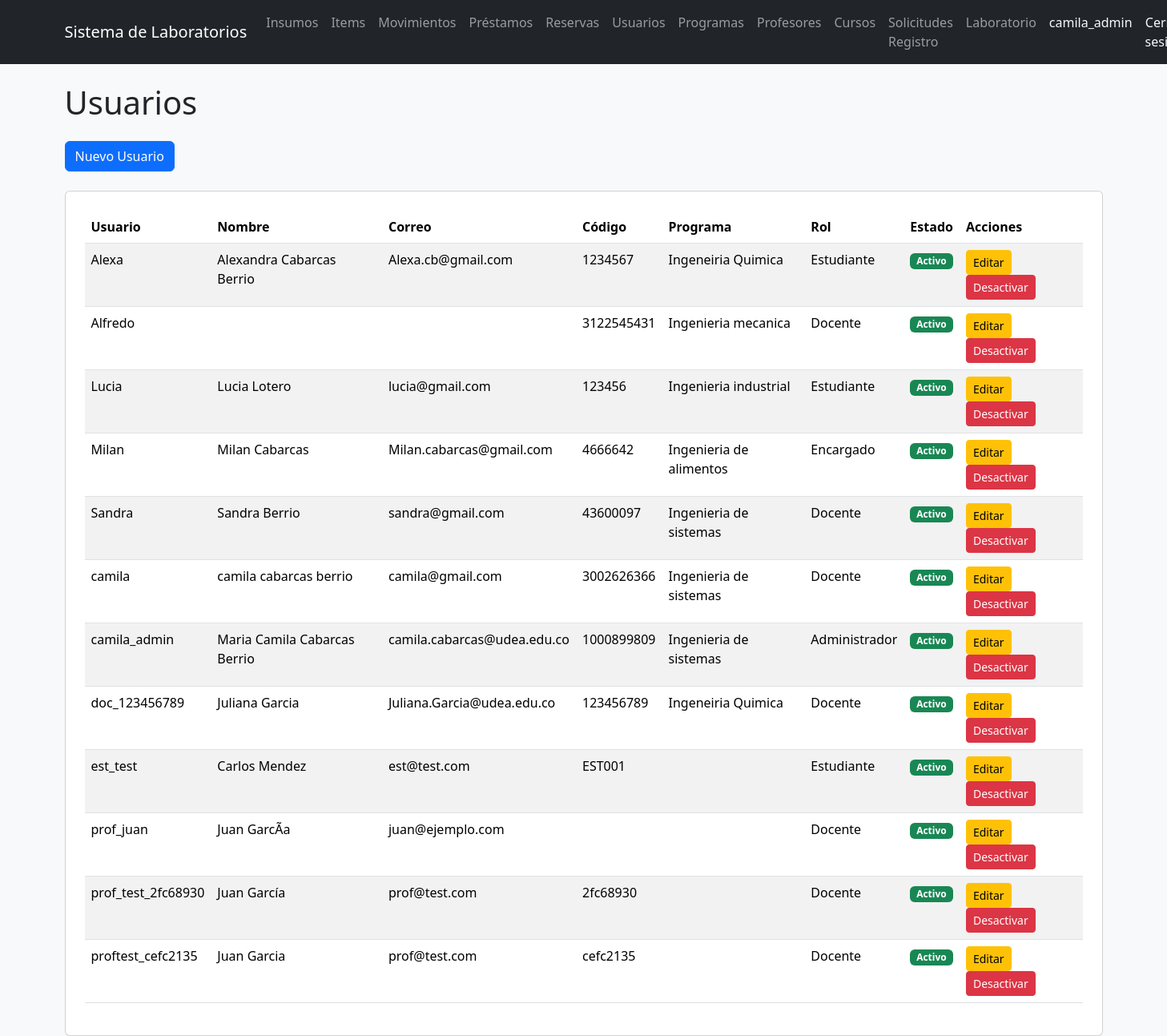
The app's page /usuarios/ (signed in), older data.
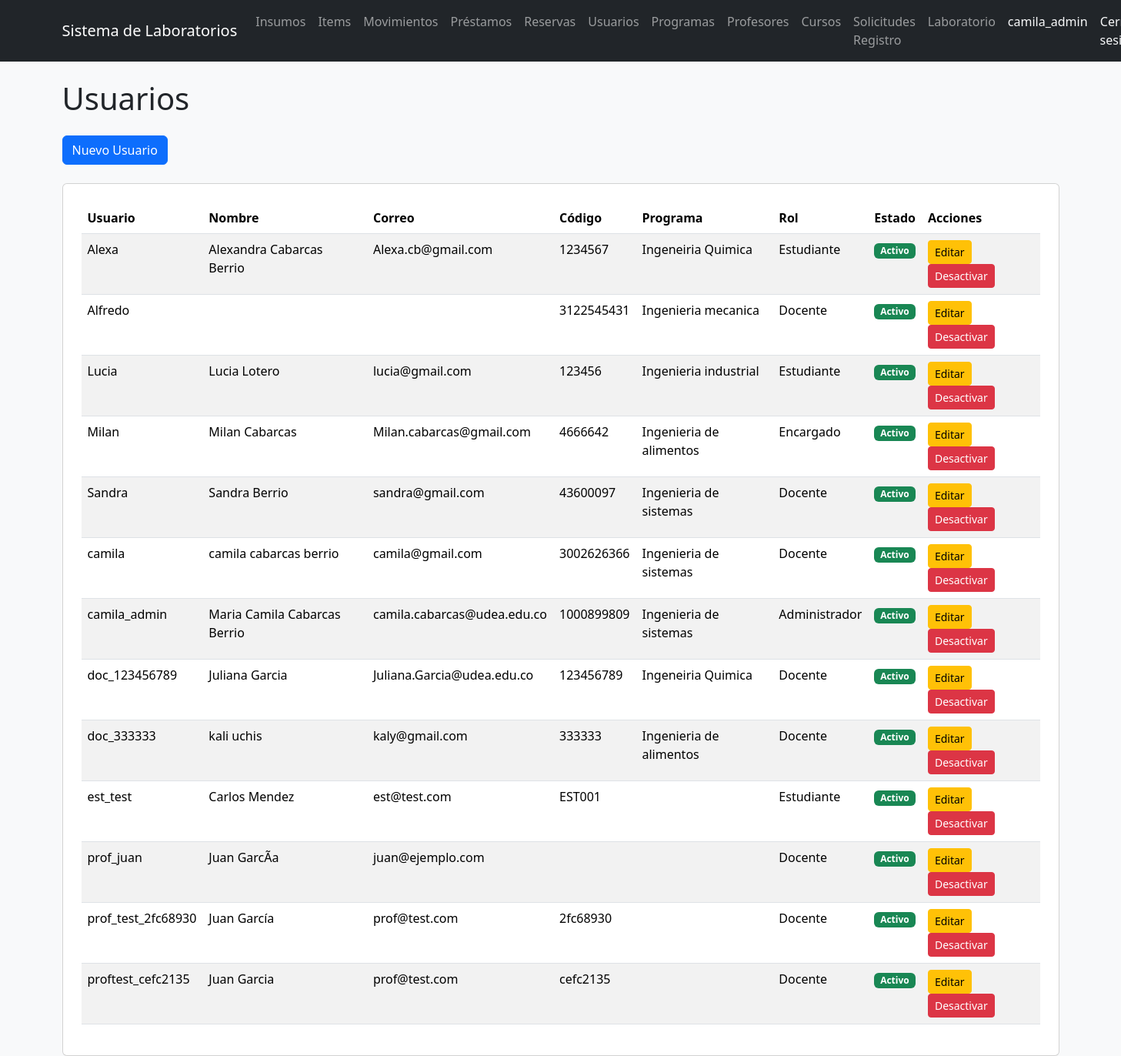
The same page, newer data.
### users/models.py (models this page shows, shortened)
class Usuario(AbstractUser):
    codigo = models.CharField(max_length=50, unique=True, blank=True)
    programa = models.CharField(max_length=100, blank=True)
    rol = models.ForeignKey(
        Rol,
        on_delete=models.CASCADE,
        null=True,
        blank=True
    )

class Rol(models.Model):
    nombre = models.CharField(max_length=100)
    def __str__(self):
        return self.nombre

### users/views.py (the view)
# urls.py: path('', lista_usuarios, name='lista_usuarios'),
@rol_requerido('Administrador')
def lista_usuarios(request):
    usuarios = Usuario.objects.all().order_by('username')
    return render(
        request,
        'users/lista.html',
        {
            'usuarios': usuarios
        }
    )

### config/context_processors.py (called while the page is built)
def notificaciones_admin(request):
    if not request.user.is_authenticated:
        return {}
    try:
        rol = request.user.rol.nombre
    except Exception:
        return {}
    if rol not in ('Administrador', 'Encargado'):
        return {}
    from solicitudes.models import SolicitudRegistroProfesor, SolicitudRegistroCurso
    return {
        'notif_profesores': SolicitudRegistroProfesor.objects.filter(
            estado='pendiente'
        ).count(),
        'notif_cursos': SolicitudRegistroCurso.objects.filter(
            estado='pendiente',
            solicitud_profesor__estado='aprobada'
        ).count(),
    }

### templates/users/lista.html
{% extends 'base_general.html' %}
{% block contenido %}
<h1 class="mb-4">Usuarios</h1>
<a href="/usuarios/crear/" class="btn btn-primary mb-4">
    Nuevo Usuario
</a>
<div class="card p-4">
    <table class="table table-striped">
        <thead>
            <tr>
                <th>Usuario</th>
                <th>Nombre</th>
                <th>Correo</th>
                <th>Código</th>
                <th>Programa</th>
                <th>Rol</th>
                <th>Estado</th>
                <th>Acciones</th>
            </tr>
        </thead>
        <tbody>
            {% for usuario in usuarios %}
            <tr>
                <td>{{ usuario.username }}</td>
                <td>{{ usuario.first_name }} {{ usuario.last_name }}</td>
                <td>{{ usuario.email }}</td>
                <td>{{ usuario.codigo }}</td>
                <td>{{ usuario.programa }}</td>
                <td>{{ usuario.rol }}</td>
                <td>
                    {% if usuario.is_active %}
                    <span class="badge bg-success">Activo</span>
                    {% else %}
                    <span class="badge bg-danger">Inactivo</span>
                    {% endif %}
                </td>
                <td>
                    <a
                        href="/usuarios/{{ usuario.id }}/editar/"
                        class="btn btn-warning btn-sm"
                    >
                        Editar
                    </a>
                        <a
                        href="/usuarios/{{ usuario.id }}/desactivar/"
                        class="btn btn-danger btn-sm"
                    >
                        Desactivar
                    </a>
                </td>
            </tr>
            {% endfor %}
        </tbody>
    </table>
</div>
{% endblock %}

### templates/base_general.html (shortened to what this page needs)
<!DOCTYPE html>
<html lang="es">
<head>
    <link
        href="https://cdn.jsdelivr.net/npm/bootstrap@5.3.3/dist/css/bootstrap.min.css"
        rel="stylesheet"
    >
</head>
<body class="bg-light">
    <nav class="navbar navbar-expand-lg navbar-dark bg-dark">
    <div class="container">
        <a class="navbar-brand" href="/">Sistema de Laboratorios</a>
        <div class="navbar-nav">
    {% if user.rol.nombre == 'Administrador' %}
        <a class="nav-link" href="/inventario/">Insumos</a>
        <a class="nav-link" href="/inventario/items/">Items</a>
        <a class="nav-link" href="/inventario/movimientos/">Movimientos</a>
        <a class="nav-link" href="/prestamos/">Préstamos</a>
        <a class="nav-link" href="/reservas/">Reservas</a>
        <a class="nav-link" href="/usuarios/">Usuarios</a>
        <a class="nav-link {% if '/usuarios/programas' in request.path %}active{% endif %}" href="/usuarios/programas/">Programas</a>
        <a class="nav-link {% if '/usuarios/profesores' in request.path %}active{% endif %}" href="/usuarios/profesores/">
            Profesores
        </a>
        <a class="nav-link {% if '/solicitudes/cursos' in request.path %}active{% endif %}" href="/solicitudes/cursos/">
            Cursos
        </a>
        <a class="nav-link {% if 'solicitudes-profesores' in request.path %}active{% endif %}" href="/solicitudes/solicitudes-profesores/">Solicitudes Registro</a>
        <a class="nav-link" href="/laboratorio/">Laboratorio</a>
    {% endif %}
</div>
        <div class="navbar-nav ms-auto">
    {% if user.is_authenticated %}
    <span class="nav-link text-light">{{ user.username }}</span>
    <form method="POST" action="/logout/">
        <button type="submit" class="btn btn-link nav-link text-light">
            Cerrar sesión
        </button>
    </form>
    {% endif %}
</div>
</nav>
    <div class="container mt-4">
        {% block contenido %}
        {% endblock %}
    </div>
</body>
</html>

Row changes from the older to the newer data that the page shows:
added Usuario: username "doc_333333", first_name "kali", last_name "uchis", email "kaly@gmail.com", codigo "333333", programa "Ingenieria de alimentos", rol "Docente", is_active "Activo"
